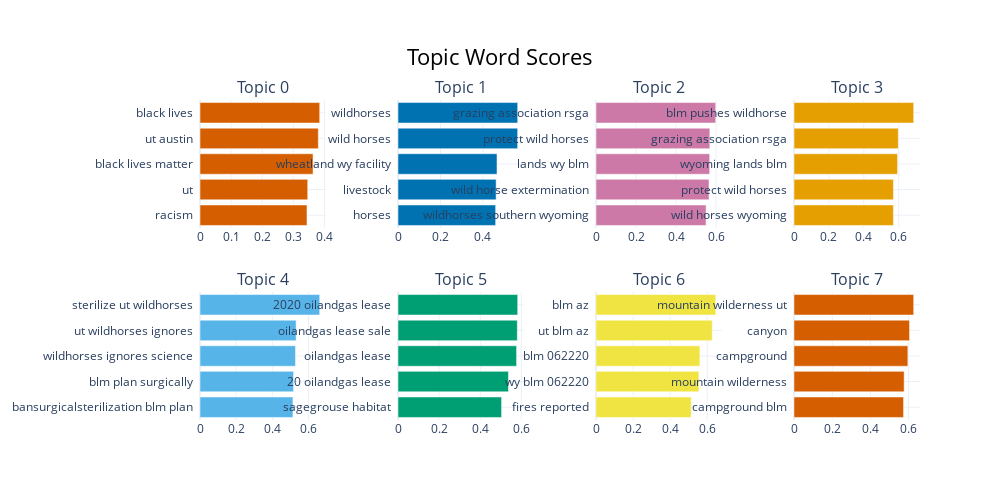

Here is the notebook cell this chart was saved with:
### Code cell
topic_model.visualize_barchart()

### Figure 1 — Plotly figure (JSON) as saved in the notebook; plotly's stock layout.template omitted (floating-point values rounded to 4 significant figures)
{"data": [{"marker": {"color": "#D55E00"}, "orientation": "h", "type": "bar", "x": [0.3439, 0.3463, 0.3634, 0.3803, 0.3847], "xaxis": "x", "y": ["racism  ", "ut  ", "black lives matter  ", "ut austin  ", "black lives  "], "yaxis": "y"}, {"marker": {"color": "#0072B2"}, "orientation": "h", "type": "bar", "x": [0.4599, 0.4622, 0.4664, 0.5635, 0.5638], "xaxis": "x2", "y": ["horses  ", "livestock  ", "wheatland wy facility  ", "wild horses  ", "wildhorses  "], "yaxis": "y2"}, {"marker": {"color": "#CC79A7"}, "orientation": "h", "type": "bar", "x": [0.55, 0.5644, 0.568, 0.5687, 0.5981], "xaxis": "x3", "y": ["wildhorses southern wyoming  ", "wild horse extermination  ", "lands wy blm  ", "protect wild horses  ", "grazing association rsga  "], "yaxis": "y3"}, {"marker": {"color": "#E69F00"}, "orientation": "h", "type": "bar", "x": [0.5694, 0.5695, 0.5933, 0.5972, 0.6856], "xaxis": "x4", "y": ["wild horses wyoming  ", "protect wild horses  ", "wyoming lands blm  ", "grazing association rsga  ", "blm pushes wildhorse  "], "yaxis": "y4"}, {"marker": {"color": "#56B4E9"}, "orientation": "h", "type": "bar", "x": [0.5136, 0.5171, 0.528, 0.5313, 0.6616], "xaxis": "x5", "y": ["bansurgicalsterilization blm plan  ", "blm plan surgically  ", "wildhorses ignores science  ", "ut wildhorses ignores  ", "sterilize ut wildhorses  "], "yaxis": "y5"}, {"marker": {"color": "#009E73"}, "orientation": "h", "type": "bar", "x": [0.504, 0.5375, 0.5771, 0.5805, 0.5824], "xaxis": "x6", "y": ["sagegrouse habitat  ", "20 oilandgas lease  ", "oilandgas lease  ", "oilandgas lease sale  ", "2020 oilandgas lease  "], "yaxis": "y6"}, {"marker": {"color": "#F0E442"}, "orientation": "h", "type": "bar", "x": [0.5135, 0.555, 0.5602, 0.6269, 0.6456], "xaxis": "x7", "y": ["fires reported  ", "wy blm 062220  ", "blm 062220  ", "ut blm az  ", "blm az  "], "yaxis": "y7"}, {"marker": {"color": "#D55E00"}, "orientation": "h", "type": "bar", "x": [0.5736, 0.5767, 0.5962, 0.6049, 0.6267], "xaxis": "x8", "y": ["campground blm  ", "mountain wilderness  ", "campground  ", "canyon  ", "mountain wilderness ut  "], "yaxis": "y8"}], "layout": {"annotations": [{"font": {"size": 16}, "showarrow": false, "text": "Topic 0", "x": 0.0875, "xanchor": "center", "xref": "paper", "y": 1, "yanchor": "bottom", "yref": "paper"}, {"font": {"size": 16}, "showarrow": false, "text": "Topic 1", "x": 0.3625, "xanchor": "center", "xref": "paper", "y": 1, "yanchor": "bottom", "yref": "paper"}, {"font": {"size": 16}, "showarrow": false, "text": "Topic 2", "x": 0.6375, "xanchor": "center", "xref": "paper", "y": 1, "yanchor": "bottom", "yref": "paper"}, {"font": {"size": 16}, "showarrow": false, "text": "Topic 3", "x": 0.9125, "xanchor": "center", "xref": "paper", "y": 1, "yanchor": "bottom", "yref": "paper"}, {"font": {"size": 16}, "showarrow": false, "text": "Topic 4", "x": 0.0875, "xanchor": "center", "xref": "paper", "y": 0.4, "yanchor": "bottom", "yref": "paper"}, {"font": {"size": 16}, "showarrow": false, "text": "Topic 5", "x": 0.3625, "xanchor": "center", "xref": "paper", "y": 0.4, "yanchor": "bottom", "yref": "paper"}, {"font": {"size": 16}, "showarrow": false, "text": "Topic 6", "x": 0.6375, "xanchor": "center", "xref": "paper", "y": 0.4, "yanchor": "bottom", "yref": "paper"}, {"font": {"size": 16}, "showarrow": false, "text": "Topic 7", "x": 0.9125, "xanchor": "center", "xref": "paper", "y": 0.4, "yanchor": "bottom", "yref": "paper"}], "height": 500, "hoverlabel": {"bgcolor": "white", "font": {"family": "Rockwell", "size": 16}}, "showlegend": false, "title": {"font": {"color": "Black", "size": 22}, "text": "Topic Word Scores", "x": 0.5, "xanchor": "center", "yanchor": "top"}, "width": 1000, "xaxis": {"anchor": "y", "domain": [0, 0.175], "showgrid": true}, "xaxis2": {"anchor": "y2", "domain": [0.275, 0.45], "showgrid": true}, "xaxis3": {"anchor": "y3", "domain": [0.55, 0.725], "showgrid": true}, "xaxis4": {"anchor": "y4", "domain": [0.825, 1], "showgrid": true}, "xaxis5": {"anchor": "y5", "domain": [0, 0.175], "showgrid": true}, "xaxis6": {"anchor": "y6", "domain": [0.275, 0.45], "showgrid": true}, "xaxis7": {"anchor": "y7", "domain": [0.55, 0.725], "showgrid": true}, "xaxis8": {"anchor": "y8", "domain": [0.825, 1], "showgrid": true}, "yaxis": {"anchor": "x", "domain": [0.6, 1], "showgrid": true}, "yaxis2": {"anchor": "x2", "domain": [0.6, 1], "showgrid": true}, "yaxis3": {"anchor": "x3", "domain": [0.6, 1], "showgrid": true}, "yaxis4": {"anchor": "x4", "domain": [0.6, 1], "showgrid": true}, "yaxis5": {"anchor": "x5", "domain": [0, 0.4], "showgrid": true}, "yaxis6": {"anchor": "x6", "domain": [0, 0.4], "showgrid": true}, "yaxis7": {"anchor": "x7", "domain": [0, 0.4], "showgrid": true}, "yaxis8": {"anchor": "x8", "domain": [0, 0.4], "showgrid": true}}}
